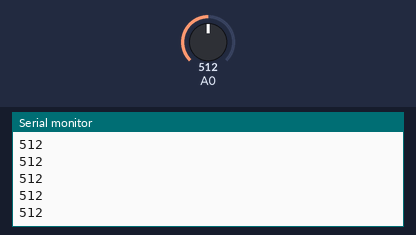
The sketch below on a simulated Arduino Uno, built with avr-gcc and run on an emulated ATmega328P. Parts: the last lines printed to the serial monitor. Inputs (shaded band) come from the test bench; at power-on: A0 = 512.

Above: at 1.2 s.
1.3 s: A0 set to 716
At 2.1 s:
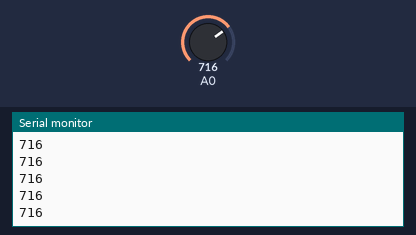
2.8 s: A0 set to 900
At 3.3 s:
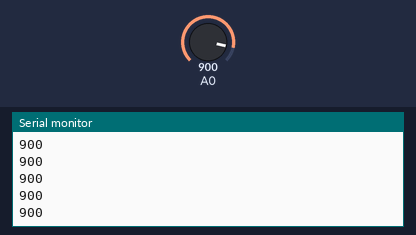
Timing chart, 0 to 5.8 s (numbered marks = the images above; inputs shaded):
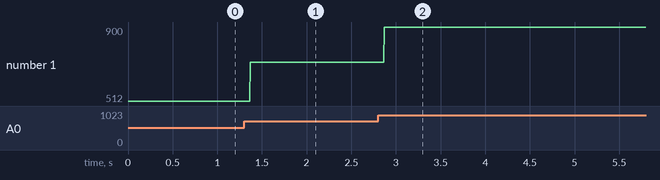

Measured:
- after the input at 1.3 s, the serial monitor: prints a new line after 0.07 s (image 1)
- after the input at 2.8 s, the serial monitor: prints a new line after 0.07 s (image 2)
- plotted number 1: 512 → 716 after the input at 1.3 s, 716 → 900 after the input at 2.8 s

The sketch:

flame_sensor.ino
```cpp
// lowest and highest sensor readings:
const int sensorMin = 0;     // sensor minimum
const int sensorMax = 1024;  // sensor maximum

void setup() {
  // initialize serial communication @ 9600 baud:
  Serial.begin(9600);
}
void loop() {
  // read the sensor on analog A0:
  int sensorReading = analogRead(A0);
  Serial.println(sensorReading);
  // map the sensor range (four options):
  // ex: 'long int map(long int, long int, long int, long int, long int)'
  /*int range = map(sensorReading, sensorMin, sensorMax, 0, 3);

  // range value:
  switch (range) {
  case 0:    // A fire closer than 1.5 feet away.
    Serial.println("** Close Fire **");
    break;
  case 1:    // A fire between 1-3 feet away.
    Serial.println("** Distant Fire **");
    break;
  case 2:    // No fire detected.
    Serial.println("No Fire");
    break;
  }*/
  delay(1);  // delay between reads
}
```
